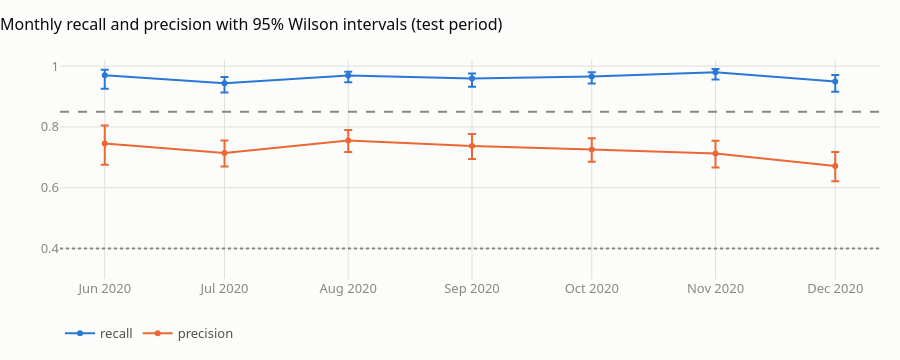

The cell this chart's notebook holds for it:
### Markdown cell above
### 8.1.1 Is the monthly performance stable, or just noisy?

Each month has only 130 to 400 frauds, so a monthly recall is itself uncertain. `fraudlens.stability` adds a
Wilson 95% interval to every month, checks each month against the policy floors, and tests with a chi-square
test whether the months differ more than chance would allow.

### Code cell
from fraudlens.stability import run_stability
stab = run_stability(cfg)
m = pd.DataFrame(stab["monthly"]["months"])
fig = go.Figure()
for name, col, color in [("recall", "recall", viz.SERIES[0]), ("precision", "precision", viz.SERIES[1])]:
    ci = np.array(m[f"{col}_ci95"].tolist())
    fig.add_trace(go.Scatter(x=m["month"], y=m[col], name=name, mode="lines+markers", line_color=color,
                             error_y=dict(type="data", symmetric=False, array=ci[:, 1] - m[col], arrayminus=m[col] - ci[:, 0])))
fig.add_hline(y=summ["policy"]["recall_floor"], line_dash="dash", line_color=viz.MUTED)
fig.add_hline(y=summ["policy"]["precision_floor"], line_dash="dot", line_color=viz.MUTED)
fig.update_layout(template=viz.plotly_template(), height=360, yaxis_range=[0.3, 1.02],
                  title="Monthly recall and precision with 95% Wilson intervals (test period)")
fig.show()
pd.DataFrame(stab["monthly"]["checks"])

### Figure 1 — Plotly figure (JSON) as saved in the notebook; plotly's stock layout.template omitted (floating-point values rounded to 4 significant figures)
{"data": [{"error_y": {"array": [0.0183, 0.0203, 0.0129, 0.0165, 0.014, 0.011, 0.0207], "arrayminus": [0.0447, 0.0308, 0.0216, 0.0267, 0.0232, 0.0234, 0.0339], "symmetric": false, "type": "data"}, "line": {"color": "#2a78d6"}, "mode": "lines+markers", "name": "recall", "type": "scatter", "x": ["2020-06", "2020-07", "2020-08", "2020-09", "2020-10", "2020-11", "2020-12"], "y": [0.9699, 0.9439, 0.9687, 0.9588, 0.9661, 0.9796, 0.9496]}, {"error_y": {"array": [0.059, 0.0409, 0.0346, 0.0388, 0.0369, 0.0419, 0.0462], "arrayminus": [0.0698, 0.0447, 0.0382, 0.043, 0.0402, 0.046, 0.0497], "symmetric": false, "type": "data"}, "line": {"color": "#eb6834"}, "mode": "lines+markers", "name": "precision", "type": "scatter", "x": ["2020-06", "2020-07", "2020-08", "2020-09", "2020-10", "2020-11", "2020-12"], "y": [0.7457, 0.7146, 0.7556, 0.7376, 0.726, 0.7129, 0.6712]}], "layout": {"height": 360, "shapes": [{"line": {"color": "#898781", "dash": "dash"}, "type": "line", "x0": 0, "x1": 1, "xref": "x domain", "y0": 0.85, "y1": 0.85, "yref": "y"}, {"line": {"color": "#898781", "dash": "dot"}, "type": "line", "x0": 0, "x1": 1, "xref": "x domain", "y0": 0.4, "y1": 0.4, "yref": "y"}], "title": {"text": "Monthly recall and precision with 95% Wilson intervals (test period)"}, "yaxis": {"range": [0.3, 1.02]}}}
